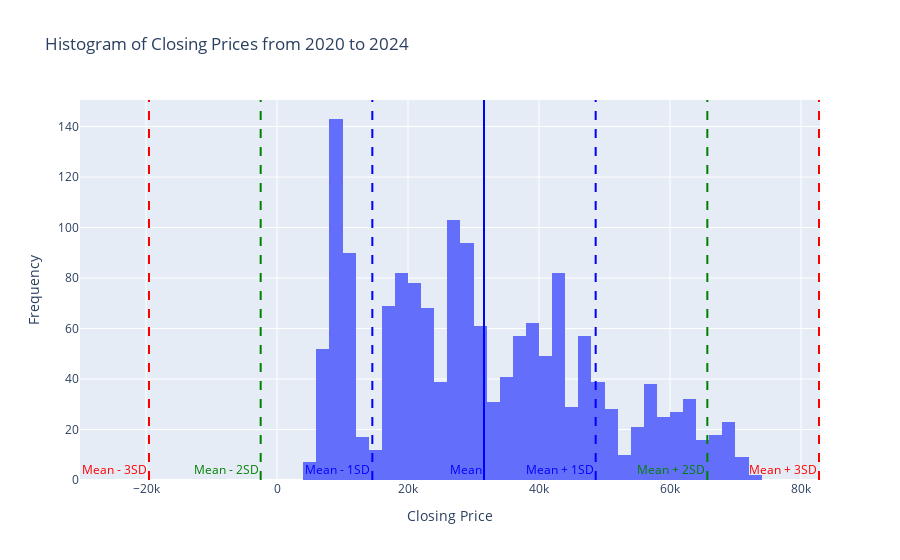

The code cell stored with this chart in its notebook:
### Code cell
plot_close_prices_histogram_with_stdev(data=filtered_data[filtered_data["close"] > 0])

### Figure 1 — Plotly figure (JSON) as saved in the notebook; plotly's stock layout.template omitted (floating-point values rounded to 4 significant figures; data arrays with more than 128 entries replaced by an {"elided": "..."} marker saying what was removed)
{"data": [{"alignmentgroup": "True", "bingroup": "x", "hovertemplate": "close=%{x}<br>count=%{y}<extra></extra>", "legendgroup": "", "marker": {"color": "#636efa", "pattern": {"shape": ""}}, "name": "", "nbinsx": 50, "offsetgroup": "", "orientation": "v", "showlegend": false, "type": "histogram", "x": {"elided": "1611 float values"}, "xaxis": "x", "yaxis": "y"}], "layout": {"annotations": [{"font": {"color": "blue"}, "showarrow": false, "text": "Mean", "x": 31600.0, "xanchor": "right", "y": 0, "yanchor": "bottom"}, {"font": {"color": "blue"}, "showarrow": false, "text": "Mean + 1SD", "x": 48650.0, "xanchor": "right", "y": 0, "yanchor": "bottom"}, {"font": {"color": "blue"}, "showarrow": false, "text": "Mean - 1SD", "x": 14560.0, "xanchor": "right", "y": 0, "yanchor": "bottom"}, {"font": {"color": "green"}, "showarrow": false, "text": "Mean + 2SD", "x": 65700.0, "xanchor": "right", "y": 0, "yanchor": "bottom"}, {"font": {"color": "green"}, "showarrow": false, "text": "Mean - 2SD", "x": -2493.0, "xanchor": "right", "y": 0, "yanchor": "bottom"}, {"font": {"color": "red"}, "showarrow": false, "text": "Mean + 3SD", "x": 82750.0, "xanchor": "right", "y": 0, "yanchor": "bottom"}, {"font": {"color": "red"}, "showarrow": false, "text": "Mean - 3SD", "x": -19540.0, "xanchor": "right", "y": 0, "yanchor": "bottom"}], "barmode": "relative", "legend": {"tracegroupgap": 0}, "shapes": [{"line": {"color": "blue", "dash": "solid", "width": 2}, "name": "Mean", "type": "line", "x0": 31600.0, "x1": 31600.0, "xref": "x", "y0": 0, "y1": 1, "yref": "paper"}, {"line": {"color": "blue", "dash": "dash", "width": 2}, "name": "Mean + 1SD", "type": "line", "x0": 48650.0, "x1": 48650.0, "xref": "x", "y0": 0, "y1": 1, "yref": "paper"}, {"line": {"color": "blue", "dash": "dash", "width": 2}, "name": "Mean - 1SD", "type": "line", "x0": 14560.0, "x1": 14560.0, "xref": "x", "y0": 0, "y1": 1, "yref": "paper"}, {"line": {"color": "green", "dash": "dash", "width": 2}, "name": "Mean + 2SD", "type": "line", "x0": 65700.0, "x1": 65700.0, "xref": "x", "y0": 0, "y1": 1, "yref": "paper"}, {"line": {"color": "green", "dash": "dash", "width": 2}, "name": "Mean - 2SD", "type": "line", "x0": -2493.0, "x1": -2493.0, "xref": "x", "y0": 0, "y1": 1, "yref": "paper"}, {"line": {"color": "red", "dash": "dash", "width": 2}, "name": "Mean + 3SD", "type": "line", "x0": 82750.0, "x1": 82750.0, "xref": "x", "y0": 0, "y1": 1, "yref": "paper"}, {"line": {"color": "red", "dash": "dash", "width": 2}, "name": "Mean - 3SD", "type": "line", "x0": -19540.0, "x1": -19540.0, "xref": "x", "y0": 0, "y1": 1, "yref": "paper"}], "showlegend": false, "title": {"text": "Histogram of Closing Prices from 2020 to 2024"}, "xaxis": {"anchor": "y", "domain": [0, 1], "showgrid": true, "title": {"text": "Closing Price"}}, "yaxis": {"anchor": "x", "domain": [0, 1], "showgrid": true, "title": {"text": "Frequency"}}}}
